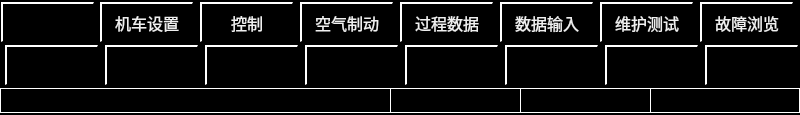
<?xml version="1.0" encoding="UTF-8"?>
<ui version="4.0">
 <class>Navigator</class>
 <widget class="QWidget" name="Navigator">
  <property name="geometry">
   <rect>
    <x>0</x>
    <y>0</y>
    <width>800</width>
    <height>115</height>
   </rect>
  </property>
  <property name="windowTitle">
   <string>Form</string>
  </property>
  <property name="styleSheet">
   <string notr="true">QWidget
{
	background-color: black;
}
QLabel
{
	border:1px solid white;
    color: rgb(240,240,240);
}

QPushButton
{
	font:16px;
    color: rgb(240,240,240);
	background-color: rgb(0, 0, 0);
	border-top: 2px solid white;	
	border-left: 2px solid white;
}</string>
  </property>
  <widget class="QPushButton" name="NButton1">
   <property name="geometry">
    <rect>
     <x>1</x>
     <y>2</y>
     <width>93</width>
     <height>40</height>
    </rect>
   </property>
   <property name="focusPolicy">
    <enum>Qt::NoFocus</enum>
   </property>
   <property name="whatsThis">
    <string>0</string>
   </property>
   <property name="styleSheet">
    <string notr="true">image: url(:/images/images/yunxing.png);
</string>
   </property>
   <property name="text">
    <string/>
   </property>
  </widget>
  <widget class="QPushButton" name="NButton2">
   <property name="geometry">
    <rect>
     <x>100</x>
     <y>2</y>
     <width>93</width>
     <height>40</height>
    </rect>
   </property>
   <property name="focusPolicy">
    <enum>Qt::NoFocus</enum>
   </property>
   <property name="whatsThis">
    <string>1</string>
   </property>
   <property name="text">
    <string>机车设置</string>
   </property>
  </widget>
  <widget class="QPushButton" name="NButton3">
   <property name="geometry">
    <rect>
     <x>200</x>
     <y>2</y>
     <width>93</width>
     <height>40</height>
    </rect>
   </property>
   <property name="focusPolicy">
    <enum>Qt::NoFocus</enum>
   </property>
   <property name="whatsThis">
    <string>2</string>
   </property>
   <property name="text">
    <string>控制</string>
   </property>
  </widget>
  <widget class="QPushButton" name="NButton4">
   <property name="geometry">
    <rect>
     <x>300</x>
     <y>2</y>
     <width>93</width>
     <height>40</height>
    </rect>
   </property>
   <property name="focusPolicy">
    <enum>Qt::NoFocus</enum>
   </property>
   <property name="whatsThis">
    <string>3</string>
   </property>
   <property name="text">
    <string>空气制动</string>
   </property>
  </widget>
  <widget class="QPushButton" name="NButton5">
   <property name="geometry">
    <rect>
     <x>400</x>
     <y>2</y>
     <width>93</width>
     <height>40</height>
    </rect>
   </property>
   <property name="focusPolicy">
    <enum>Qt::NoFocus</enum>
   </property>
   <property name="whatsThis">
    <string>4</string>
   </property>
   <property name="text">
    <string>过程数据</string>
   </property>
  </widget>
  <widget class="QPushButton" name="NButton6">
   <property name="geometry">
    <rect>
     <x>500</x>
     <y>2</y>
     <width>93</width>
     <height>40</height>
    </rect>
   </property>
   <property name="focusPolicy">
    <enum>Qt::NoFocus</enum>
   </property>
   <property name="whatsThis">
    <string>5</string>
   </property>
   <property name="text">
    <string>数据输入</string>
   </property>
  </widget>
  <widget class="QPushButton" name="NButton7">
   <property name="geometry">
    <rect>
     <x>600</x>
     <y>2</y>
     <width>93</width>
     <height>40</height>
    </rect>
   </property>
   <property name="focusPolicy">
    <enum>Qt::NoFocus</enum>
   </property>
   <property name="whatsThis">
    <string>6</string>
   </property>
   <property name="text">
    <string>维护测试</string>
   </property>
  </widget>
  <widget class="QPushButton" name="NButton8">
   <property name="geometry">
    <rect>
     <x>700</x>
     <y>2</y>
     <width>93</width>
     <height>40</height>
    </rect>
   </property>
   <property name="focusPolicy">
    <enum>Qt::NoFocus</enum>
   </property>
   <property name="whatsThis">
    <string>7</string>
   </property>
   <property name="text">
    <string>故障浏览</string>
   </property>
  </widget>
  <widget class="QPushButton" name="N2Button7">
   <property name="geometry">
    <rect>
     <x>605</x>
     <y>45</y>
     <width>93</width>
     <height>40</height>
    </rect>
   </property>
   <property name="focusPolicy">
    <enum>Qt::NoFocus</enum>
   </property>
   <property name="whatsThis">
    <string>6</string>
   </property>
   <property name="text">
    <string/>
   </property>
  </widget>
  <widget class="QPushButton" name="N2Button4">
   <property name="geometry">
    <rect>
     <x>305</x>
     <y>45</y>
     <width>93</width>
     <height>40</height>
    </rect>
   </property>
   <property name="focusPolicy">
    <enum>Qt::NoFocus</enum>
   </property>
   <property name="whatsThis">
    <string>3</string>
   </property>
   <property name="text">
    <string/>
   </property>
  </widget>
  <widget class="QPushButton" name="N2Button6">
   <property name="geometry">
    <rect>
     <x>505</x>
     <y>45</y>
     <width>93</width>
     <height>40</height>
    </rect>
   </property>
   <property name="focusPolicy">
    <enum>Qt::NoFocus</enum>
   </property>
   <property name="whatsThis">
    <string>5</string>
   </property>
   <property name="text">
    <string/>
   </property>
  </widget>
  <widget class="QPushButton" name="N2Button2">
   <property name="geometry">
    <rect>
     <x>105</x>
     <y>45</y>
     <width>93</width>
     <height>40</height>
    </rect>
   </property>
   <property name="focusPolicy">
    <enum>Qt::NoFocus</enum>
   </property>
   <property name="whatsThis">
    <string>1</string>
   </property>
   <property name="text">
    <string/>
   </property>
  </widget>
  <widget class="QPushButton" name="N2Button3">
   <property name="geometry">
    <rect>
     <x>205</x>
     <y>45</y>
     <width>93</width>
     <height>40</height>
    </rect>
   </property>
   <property name="focusPolicy">
    <enum>Qt::NoFocus</enum>
   </property>
   <property name="whatsThis">
    <string>2</string>
   </property>
   <property name="text">
    <string/>
   </property>
  </widget>
  <widget class="QPushButton" name="N2Button8">
   <property name="geometry">
    <rect>
     <x>705</x>
     <y>45</y>
     <width>93</width>
     <height>40</height>
    </rect>
   </property>
   <property name="focusPolicy">
    <enum>Qt::NoFocus</enum>
   </property>
   <property name="whatsThis">
    <string>7</string>
   </property>
   <property name="text">
    <string/>
   </property>
  </widget>
  <widget class="QPushButton" name="N2Button1">
   <property name="geometry">
    <rect>
     <x>5</x>
     <y>45</y>
     <width>93</width>
     <height>40</height>
    </rect>
   </property>
   <property name="focusPolicy">
    <enum>Qt::NoFocus</enum>
   </property>
   <property name="whatsThis">
    <string>0</string>
   </property>
   <property name="styleSheet">
    <string notr="true"/>
   </property>
   <property name="text">
    <string/>
   </property>
  </widget>
  <widget class="QPushButton" name="N2Button5">
   <property name="geometry">
    <rect>
     <x>405</x>
     <y>45</y>
     <width>93</width>
     <height>40</height>
    </rect>
   </property>
   <property name="focusPolicy">
    <enum>Qt::NoFocus</enum>
   </property>
   <property name="whatsThis">
    <string>4</string>
   </property>
   <property name="text">
    <string/>
   </property>
  </widget>
  <widget class="QLabel" name="LBLDate">
   <property name="geometry">
    <rect>
     <x>390</x>
     <y>88</y>
     <width>131</width>
     <height>25</height>
    </rect>
   </property>
   <property name="text">
    <string/>
   </property>
   <property name="alignment">
    <set>Qt::AlignCenter</set>
   </property>
  </widget>
  <widget class="QLabel" name="LBLCode">
   <property name="geometry">
    <rect>
     <x>650</x>
     <y>88</y>
     <width>150</width>
     <height>25</height>
    </rect>
   </property>
   <property name="text">
    <string/>
   </property>
   <property name="alignment">
    <set>Qt::AlignCenter</set>
   </property>
  </widget>
  <widget class="QLabel" name="LBLTime">
   <property name="geometry">
    <rect>
     <x>520</x>
     <y>88</y>
     <width>131</width>
     <height>25</height>
    </rect>
   </property>
   <property name="text">
    <string/>
   </property>
   <property name="alignment">
    <set>Qt::AlignCenter</set>
   </property>
  </widget>
  <widget class="QLabel" name="LBLPagename">
   <property name="geometry">
    <rect>
     <x>0</x>
     <y>88</y>
     <width>391</width>
     <height>25</height>
    </rect>
   </property>
   <property name="text">
    <string/>
   </property>
   <property name="alignment">
    <set>Qt::AlignCenter</set>
   </property>
  </widget>
 </widget>
 <resources/>
 <connections/>
</ui>
